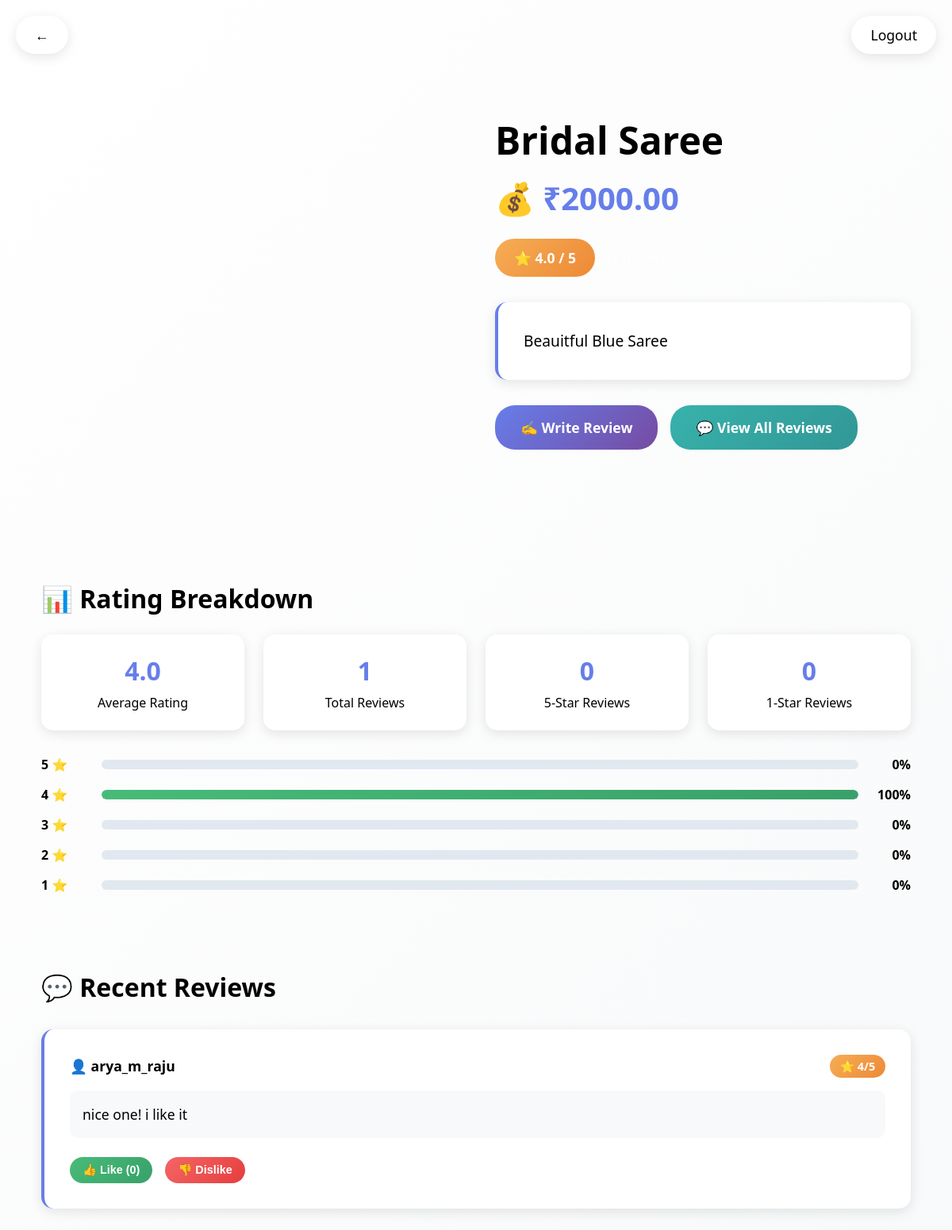
The app's page /product/5/ (signed in) with its own data.
### reviewapp/models.py (models this page shows, shortened)
class Product(models.Model):
    name = models.CharField(max_length=100)
    description = models.TextField()
    price = models.DecimalField(max_digits=10, decimal_places=2)
    image = models.ImageField(upload_to='product_images/')

class Review(models.Model):
    product = models.ForeignKey(Product, related_name='reviews', on_delete=models.CASCADE)
    user = models.ForeignKey(CustomUser, on_delete=models.CASCADE)
    rating = models.IntegerField()
    comment = models.TextField()

class CustomUser(AbstractUser):
    ROLE_CHOICES = (
        ('admin', 'Admin'),
        ('user', 'User'),
    )
    role = models.CharField(max_length=10, choices=ROLE_CHOICES)
    groups = models.ManyToManyField(Group, related_name="customuser_set", blank=True)
    user_permissions = models.ManyToManyField(Permission, related_name="customuser_permissions_set", blank=True)

### reviewapp/views.py (the view)
# urls.py: path('product/<int:product_id>/', product_detail, name='product_detail'),
@login_required
def product_detail(request, product_id):
    product = get_object_or_404(Product, id=product_id)
    reviews = product.reviews.select_related('user').prefetch_related('likes', 'replies')
    avg_rating = reviews.aggregate(avg_rating=Avg('rating'))['avg_rating']
    rating_counts = {}
    for i in range(1, 6):
        rating_counts[i] = reviews.filter(rating=i).count()
    total_reviews = reviews.count()
    rating_percentages = {}
    for rating, count in rating_counts.items():
        rating_percentages[rating] = (count / total_reviews * 100) if total_reviews > 0 else 0
    user_liked_review_ids = set()
    if request.user.is_authenticated:
        user_liked_review_ids = set(
            Like.objects.filter(user=request.user, review__in=reviews).values_list('review_id', flat=True)
        )
    for review in reviews:
        review.liked_by_user = review.id in user_liked_review_ids
    context = {
        'product': product,
        'reviews': reviews,
        'avg_rating': avg_rating,
        'total_reviews': total_reviews,
        'rating_counts': rating_counts,
        'rating_percentages': rating_percentages,
        'rating_5_percentage': rating_percentages.get(5, 0),
        'rating_4_percentage': rating_percentages.get(4, 0),
        'rating_3_percentage': rating_percentages.get(3, 0),
        'rating_2_percentage': rating_percentages.get(2, 0),
        'rating_1_percentage': rating_percentages.get(1, 0),
        'rating_5_count': rating_counts.get(5, 0),
        'rating_4_count': rating_counts.get(4, 0),
        'rating_3_count': rating_counts.get(3, 0),
        'rating_2_count': rating_counts.get(2, 0),
        'rating_1_count': rating_counts.get(1, 0),
    }
    return render(request, 'product_detail.html', context)

### templates/product_detail.html (shortened to what this page needs)
<!DOCTYPE html>
<html>
<head>
</head>
<body>
    <div class="nav-back">
        <a href="{% url 'user_dashboard' %}">
            ←
        </a>
        <a href="{% url 'logout' %}" class="logout-btn">Logout</a>
    </div>
    <div class="container">
        <div class="product-header">
            <div class="product-main">
                <div class="product-info">
                    <h1 class="product-title">{{ product.name }}</h1>
                    <div class="product-price">
                        💰 ₹{{ product.price }}
                    </div>
                    <div class="rating-section">
                        {% if avg_rating %}
                            <div class="rating-display">
                                ⭐ {{ avg_rating|floatformat:1 }} / 5
                            </div>
                            <div class="rating-count">
                            </div>
                        {% else %}
                            <div class="rating-display">
                                ⭐ No ratings yet
                            </div>
                        {% endif %}
                    </div>
                    <div class="product-description">
                        {{ product.description }}
                    </div>
                    <div class="action-buttons">
                        <a href="{% url 'add_review' product.id %}" class="btn btn-primary">
                            ✍️ Write Review
                        </a>
                        <a href="{% url 'view_reviews' product.id %}" class="btn btn-secondary">
                            💬 View All Reviews
                        </a>
                    </div>
                </div>
            </div>
        </div>
        {% if total_reviews > 0 %}
        <div class="rating-breakdown">
            <h2 class="section-title">📊 Rating Breakdown</h2>
            <div class="stats-grid">
                <div class="stat-card">
                    <div class="stat-number">{{ avg_rating|floatformat:1 }}</div>
                    <div class="stat-label">Average Rating</div>
                </div>
                <div class="stat-card">
                    <div class="stat-number">{{ total_reviews }}</div>
                    <div class="stat-label">Total Reviews</div>
                </div>
                <div class="stat-card">
                    <div class="stat-number">{{ rating_5_count }}</div>
                    <div class="stat-label">5-Star Reviews</div>
                </div>
                <div class="stat-card">
                    <div class="stat-number">{{ rating_1_count }}</div>
                    <div class="stat-label">1-Star Reviews</div>
                </div>
            </div>
            <div class="rating-bars">
                <div class="rating-bar">
                    <div class="rating-label">5 ⭐</div>
                    <div class="bar-container">
                    </div>
                    <div class="rating-percentage">{{ rating_5_percentage|floatformat:0 }}%</div>
                </div>
                <div class="rating-bar">
                    <div class="rating-label">4 ⭐</div>
                    <div class="bar-container">
                        <div class="bar-fill" data-width="{{ rating_4_percentage }}"></div>
                    </div>
                    <div class="rating-percentage">{{ rating_4_percentage|floatformat:0 }}%</div>
                </div>
                <div class="rating-bar">
                    <div class="rating-label">3 ⭐</div>
                    <div class="bar-container">
                    </div>
                    <div class="rating-percentage">{{ rating_3_percentage|floatformat:0 }}%</div>
                </div>
                <div class="rating-bar">
                    <div class="rating-label">2 ⭐</div>
                    <div class="bar-container">
                    </div>
                    <div class="rating-percentage">{{ rating_2_percentage|floatformat:0 }}%</div>
                </div>
                <div class="rating-bar">
                    <div class="rating-label">1 ⭐</div>
                    <div class="bar-container">
                    </div>
                    <div class="rating-percentage">{{ rating_1_percentage|floatformat:0 }}%</div>
                </div>
            </div>
        </div>
        <div class="reviews-section">
            <h2 class="section-title">💬 Recent Reviews</h2>
            {% if reviews %}
                <div class="reviews-grid">
                    {% for review in reviews|slice:":5" %}
                    <div class="review-card">
                        <div class="review-header">
                            <div class="reviewer-info">
                                <div class="reviewer-name">👤 {{ review.user.username }}</div>
                            </div>
                            <div class="review-rating">⭐ {{ review.rating }}/5</div>
                        </div>
                        <div class="review-comment">
                            {{ review.comment }}
                        </div>
                        <div class="review-actions">
                            <form method="post" action="{% url 'like_review' review.id %}" style="display:inline;">
                                <button type="submit" class="action-btn like-btn">
                                    👍 Like ({{ review.likes.count }})
                                </button>
                            </form>
                            <form method="post" action="{% url 'dislike_review' review.id %}" style="display:inline;">
                                <button type="submit" class="action-btn dislike-btn">
                                    👎 Dislike
                                </button>
                            </form>
                        </div>
                    </div>
                    {% endfor %}
                </div>
            {% else %}
                <div class="no-reviews">
                    <p>No reviews yet for this product.</p>
                    <p>Be the first to share your thoughts!</p>
                </div>
            {% endif %}
        </div>
        {% endif %}
    </div>
</body>
</html>

### records on screen
Product: name "Bridal Saree", price "2000.00", description "Beauitful Blue Saree"
Review: user.username "arya_m_raju", rating "4", comment "nice one! i like it", likes.count "0"

### other values on screen
{{ avg_rating|floatformat:1 }} "4.0"
{{ total_reviews }} "1"
{{ rating_5_count }} "0"
{{ rating_1_count }} "0"
{{ rating_5_percentage|floatformat:0 }} "0"
{{ rating_4_percentage|floatformat:0 }} "100"
{{ rating_3_percentage|floatformat:0 }} "0"
{{ rating_2_percentage|floatformat:0 }} "0"
{{ rating_1_percentage|floatformat:0 }} "0"
